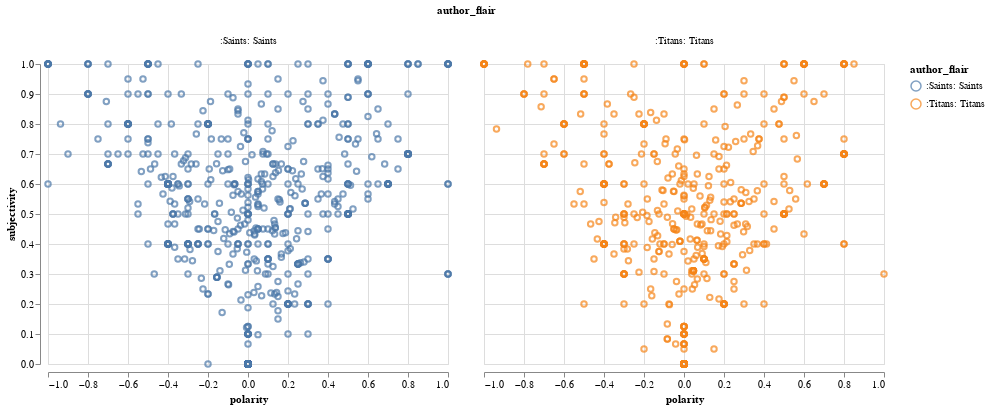

Notebook cell for this chart:
### Code cell
alt.Chart(primary_fans_df).mark_point().encode(
    x='polarity:Q',
    y='subjectivity:Q',
    color='author_flair:N',
    column='author_flair:N'
)

### Figure 1 — Vega-Lite specification as saved in the notebook (floating-point values rounded to 4 significant figures; data arrays with more than 128 entries replaced by an {"elided": "..."} marker saying what was removed)
{"config": {"view": {"continuousWidth": 400, "continuousHeight": 300}}, "data": {"name": "data-94df349aae92a7e9eb1bb7b05082ccde"}, "mark": "point", "encoding": {"color": {"field": "author_flair", "type": "nominal"}, "column": {"field": "author_flair", "type": "nominal"}, "x": {"field": "polarity", "type": "quantitative"}, "y": {"field": "subjectivity", "type": "quantitative"}}, "$schema": "https://vega.github.io/schema/vega-lite/v4.17.0.json", "datasets": {"data-94df349aae92a7e9eb1bb7b05082ccde": {"elided": "1535 records"}}}
